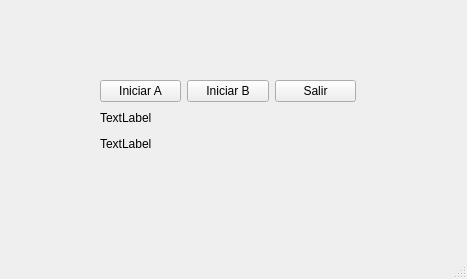
<?xml version="1.0" encoding="UTF-8"?>
<ui version="4.0">
 <class>MainWindow</class>
 <widget class="QMainWindow" name="MainWindow">
  <property name="geometry">
   <rect>
    <x>0</x>
    <y>0</y>
    <width>467</width>
    <height>279</height>
   </rect>
  </property>
  <property name="windowTitle">
   <string>MainWindow</string>
  </property>
  <widget class="QWidget" name="centralwidget">
   <widget class="QWidget" name="">
    <property name="geometry">
     <rect>
      <x>100</x>
      <y>80</y>
      <width>256</width>
      <height>74</height>
     </rect>
    </property>
    <layout class="QVBoxLayout" name="verticalLayout_2">
     <item>
      <layout class="QHBoxLayout" name="horizontalLayout">
       <item>
        <widget class="QPushButton" name="pushButtonA">
         <property name="text">
          <string>Iniciar A</string>
         </property>
        </widget>
       </item>
       <item>
        <widget class="QPushButton" name="pushButtonB">
         <property name="text">
          <string>Iniciar B</string>
         </property>
        </widget>
       </item>
       <item>
        <widget class="QPushButton" name="pushButtonSalir">
         <property name="text">
          <string>Salir</string>
         </property>
        </widget>
       </item>
      </layout>
     </item>
     <item>
      <layout class="QVBoxLayout" name="verticalLayout">
       <item>
        <widget class="QLabel" name="labelA">
         <property name="text">
          <string>TextLabel</string>
         </property>
        </widget>
       </item>
       <item>
        <widget class="QLabel" name="labelB">
         <property name="text">
          <string>TextLabel</string>
         </property>
        </widget>
       </item>
      </layout>
     </item>
    </layout>
   </widget>
  </widget>
  <widget class="QMenuBar" name="menubar">
   <property name="geometry">
    <rect>
     <x>0</x>
     <y>0</y>
     <width>467</width>
     <height>21</height>
    </rect>
   </property>
  </widget>
  <widget class="QStatusBar" name="statusbar"/>
 </widget>
 <resources/>
 <connections/>
</ui>
